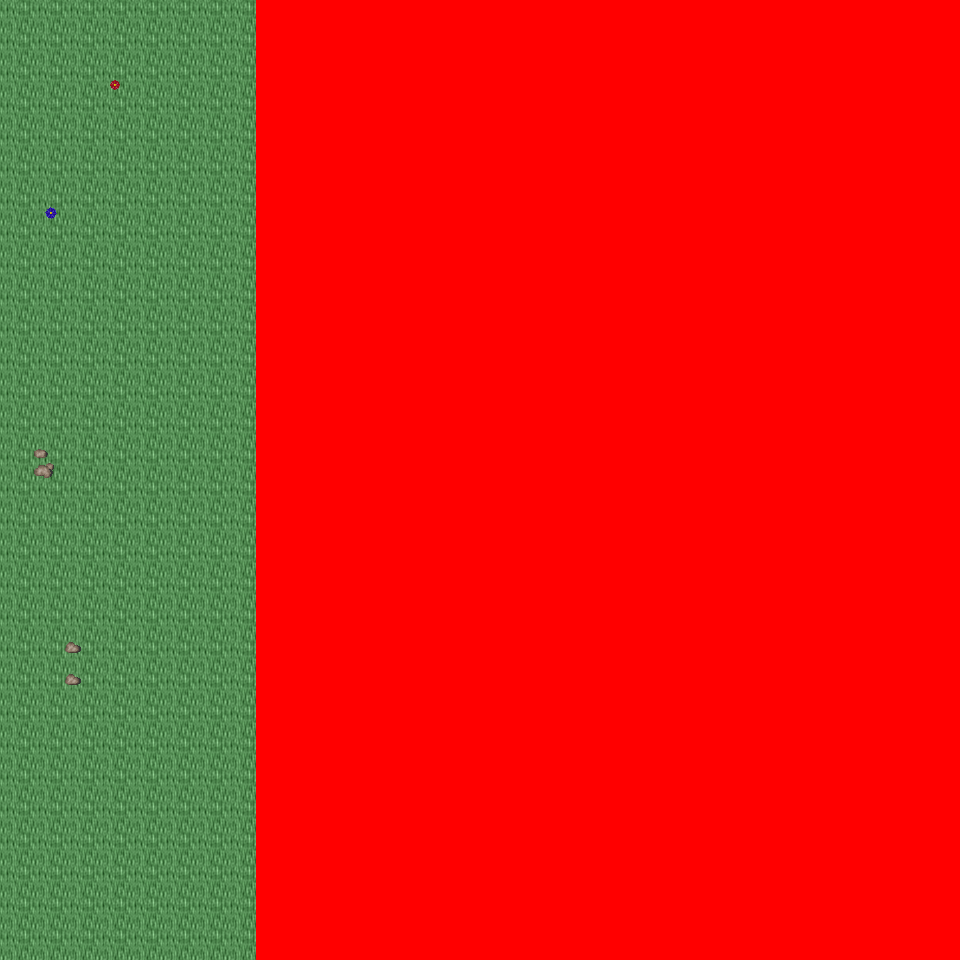

A level layout from a 2D game, rendered from its tile map. Below: a short description, then the map file with tile-grid data replaced by summaries:
An orthogonal 30x30 tile map with 32x32 px tiles, 6 tile layers (Ground, Object, Object2, Above, ...), 17 tilesets and 3 objects (3x mapchange).

<map version="1.0" orientation="orthogonal" renderorder="right-down" width="30" height="30" tilewidth="32" tileheight="32" nextobjectid="4">
  <tileset firstgid="1" name="tileset_logic_collision" tilewidth="32" tileheight="32" tilecount="1" columns="1">
    <image source="../drawable/tileset_logic_collision.png" width="32" height="32" />
  </tileset>
  <tileset firstgid="2" name="tileset_ground_ground" tilewidth="32" tileheight="32" tilecount="33" columns="3">
    <image source="../drawable/tileset_ground_ground.png" width="96" height="352" />
  </tileset>
  <tileset firstgid="35" name="tileset_ground_rock_pebbles" tilewidth="32" tileheight="32" tilecount="3" columns="1">
    <image source="../drawable/tileset_ground_rock_pebbles.png" width="32" height="96" />
  </tileset>
  <tileset firstgid="38" name="tileset_ground_grass_corners" tilewidth="32" tileheight="32" tilecount="24" columns="6">
    <image source="../drawable/tileset_ground_grass_corners.png" width="192" height="128" />
  </tileset>
  <tileset firstgid="62" name="tileset_ground_grass_edges" tilewidth="32" tileheight="32" tilecount="36" columns="12">
    <image source="../drawable/tileset_ground_grass_edges.png" width="384" height="96" />
  </tileset>
  <tileset firstgid="98" name="tileset_ground_grass_2" tilewidth="32" tileheight="32" tilecount="21" columns="3">
    <image source="../drawable/tileset_ground_grass_2.png" width="96" height="224" />
  </tileset>
  <tileset firstgid="119" name="tileset_plant_leaves" tilewidth="32" tileheight="32" tilecount="8" columns="4">
    <image source="../drawable/tileset_plant_leaves.png" width="128" height="64" />
  </tileset>
  <tileset firstgid="127" name="tileset_plant_tree_tree_darkgreen" tilewidth="32" tileheight="32" tilecount="88" columns="8">
    <image source="../drawable/tileset_plant_tree_tree_darkgreen.png" width="256" height="352" />
  </tileset>
  <tileset firstgid="215" name="tileset_plant_tree_fall_trees" tilewidth="32" tileheight="32" tilecount="40" columns="8">
    <image source="../drawable/tileset_plant_tree_fall_trees.png" width="256" height="160" />
  </tileset>
  <tileset firstgid="255" name="tileset_plant_tree_pine_tree" tilewidth="32" tileheight="32" tilecount="20" columns="4">
    <image source="../drawable/tileset_plant_tree_pine_tree.png" width="128" height="160" />
  </tileset>
  <tileset firstgid="275" name="tileset_plant_stump_hollow_logs" tilewidth="32" tileheight="32" tilecount="6" columns="3">
    <image source="../drawable/tileset_plant_stump_hollow_logs.png" width="96" height="64" />
  </tileset>
  <tileset firstgid="281" name="tileset_plant_stump_small_stump" tilewidth="32" tileheight="32" tilecount="4" columns="2">
    <image source="../drawable/tileset_plant_stump_small_stump.png" width="64" height="64" />
  </tileset>
  <tileset firstgid="285" name="tileset_plant_stump_stump_purple" tilewidth="32" tileheight="32" tilecount="4" columns="2">
    <image source="../drawable/tileset_plant_stump_stump_purple.png" width="64" height="64" />
  </tileset>
  <tileset firstgid="289" name="tileset_plant_flower_daisy_blue" tilewidth="32" tileheight="32" tilecount="8" columns="2">
    <image source="../drawable/tileset_plant_flower_daisy_blue.png" width="64" height="128" />
  </tileset>
  <tileset firstgid="297" name="tileset_plant_flower_daisy_red" tilewidth="32" tileheight="32" tilecount="8" columns="2">
    <image source="../drawable/tileset_plant_flower_daisy_red.png" width="64" height="128" />
  </tileset>
  <tileset firstgid="305" name="tileset_plant_flower_daisy_white" tilewidth="32" tileheight="32" tilecount="8" columns="2">
    <image source="../drawable/tileset_plant_flower_daisy_white.png" width="64" height="128" />
  </tileset>
  <tileset firstgid="313" name="tileset_plant_flower_daisy_yellow" tilewidth="32" tileheight="32" tilecount="8" columns="2">
    <image source="../drawable/tileset_plant_flower_daisy_yellow.png" width="64" height="128" />
  </tileset>
  <layer name="Ground" width="30" height="30">
    <data>[900 cells, 900 non-empty, 2 distinct tile ids]</data>
  </layer>
  <layer name="Object" width="30" height="30">
    <data>[900 cells, 121 non-empty, 29 distinct tile ids]</data>
  </layer>
  <layer name="Object2" width="30" height="30">
    <data>[900 cells, 10 non-empty, 6 distinct tile ids]</data>
  </layer>
  <layer name="Above" width="30" height="30">
    <data>[900 cells, 56 non-empty, 28 distinct tile ids]</data>
  </layer>
  <layer name="Above2" width="30" height="30">
    <data>[900 cells, 0 non-empty, 0 distinct tile ids]</data>
  </layer>
  <layer name="Walkable" width="30" height="30">
    <data>[900 cells, 660 non-empty, 1 distinct tile ids]</data>
  </layer>
  <objectgroup name="MapEvents">
    <object id="1" name="north" type="mapchange" x="0" y="0" width="256" height="32">
      <properties>
        <property name="map" value="0_ados_mountain_n2_w2_x3_y1" />
        <property name="place" value="south" />
      </properties>
    </object>
    <object id="2" name="south" type="mapchange" x="0" y="928" width="256" height="32">
      <properties>
        <property name="map" value="0_ados_mountain_n2_w2_x3_y3" />
        <property name="place" value="north" />
      </properties>
    </object>
    <object id="3" name="west" type="mapchange" x="0" y="0" width="32" height="960">
      <properties>
        <property name="map" value="0_ados_mountain_n2_w2_x2_y2" />
        <property name="place" value="east" />
      </properties>
    </object>
  </objectgroup>
</map>
